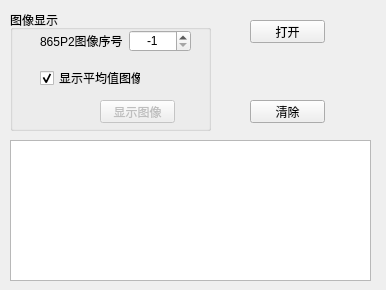
<?xml version="1.0" encoding="UTF-8"?>
<ui version="4.0">
 <class>Form</class>
 <widget class="QWidget" name="Form">
  <property name="geometry">
   <rect>
    <x>0</x>
    <y>0</y>
    <width>386</width>
    <height>290</height>
   </rect>
  </property>
  <property name="windowTitle">
   <string>云判数据挑选工具</string>
  </property>
  <widget class="QTextEdit" name="textEdit_log">
   <property name="geometry">
    <rect>
     <x>10</x>
     <y>140</y>
     <width>361</width>
     <height>141</height>
    </rect>
   </property>
  </widget>
  <widget class="QPushButton" name="pushButton_open">
   <property name="geometry">
    <rect>
     <x>250</x>
     <y>20</y>
     <width>75</width>
     <height>23</height>
    </rect>
   </property>
   <property name="text">
    <string>打开</string>
   </property>
  </widget>
  <widget class="QPushButton" name="pushButton_log_clear">
   <property name="geometry">
    <rect>
     <x>250</x>
     <y>100</y>
     <width>75</width>
     <height>23</height>
    </rect>
   </property>
   <property name="text">
    <string>清除</string>
   </property>
  </widget>
  <widget class="QGroupBox" name="groupBox">
   <property name="geometry">
    <rect>
     <x>10</x>
     <y>10</y>
     <width>201</width>
     <height>121</height>
    </rect>
   </property>
   <property name="title">
    <string>图像显示</string>
   </property>
   <widget class="QPushButton" name="pushButton_show_img">
    <property name="enabled">
     <bool>false</bool>
    </property>
    <property name="geometry">
     <rect>
      <x>90</x>
      <y>90</y>
      <width>75</width>
      <height>23</height>
     </rect>
    </property>
    <property name="text">
     <string>显示图像</string>
    </property>
    <property name="checkable">
     <bool>false</bool>
    </property>
    <property name="checked">
     <bool>false</bool>
    </property>
   </widget>
   <widget class="QCheckBox" name="checkBox_show_mean_img">
    <property name="geometry">
     <rect>
      <x>30</x>
      <y>60</y>
      <width>101</width>
      <height>16</height>
     </rect>
    </property>
    <property name="text">
     <string>显示平均值图像</string>
    </property>
    <property name="checked">
     <bool>true</bool>
    </property>
   </widget>
   <widget class="QWidget" name="">
    <property name="geometry">
     <rect>
      <x>30</x>
      <y>20</y>
      <width>151</width>
      <height>22</height>
     </rect>
    </property>
    <layout class="QHBoxLayout" name="horizontalLayout">
     <item>
      <widget class="QLabel" name="label">
       <property name="text">
        <string>865P2图像序号</string>
       </property>
      </widget>
     </item>
     <item>
      <widget class="QSpinBox" name="spinBox_img_cnt">
       <property name="alignment">
        <set>Qt::AlignCenter</set>
       </property>
       <property name="minimum">
        <number>-1</number>
       </property>
       <property name="value">
        <number>-1</number>
       </property>
      </widget>
     </item>
    </layout>
   </widget>
  </widget>
 </widget>
 <resources/>
 <connections>
  <connection>
   <sender>pushButton_log_clear</sender>
   <signal>clicked()</signal>
   <receiver>Form</receiver>
   <slot>click_log_clear()</slot>
   <hints>
    <hint type="sourcelabel">
     <x>395</x>
     <y>256</y>
    </hint>
    <hint type="destinationlabel">
     <x>486</x>
     <y>261</y>
    </hint>
   </hints>
  </connection>
  <connection>
   <sender>pushButton_open</sender>
   <signal>clicked()</signal>
   <receiver>Form</receiver>
   <slot>click_open()</slot>
   <hints>
    <hint type="sourcelabel">
     <x>397</x>
     <y>90</y>
    </hint>
    <hint type="destinationlabel">
     <x>463</x>
     <y>95</y>
    </hint>
   </hints>
  </connection>
  <connection>
   <sender>pushButton_show_img</sender>
   <signal>clicked()</signal>
   <receiver>Form</receiver>
   <slot>click_show_img()</slot>
   <hints>
    <hint type="sourcelabel">
     <x>197</x>
     <y>175</y>
    </hint>
    <hint type="destinationlabel">
     <x>319</x>
     <y>169</y>
    </hint>
   </hints>
  </connection>
 </connections>
 <slots>
  <slot>click_open()</slot>
  <slot>click_log_clear()</slot>
  <slot>click_show_img()</slot>
 </slots>
</ui>
